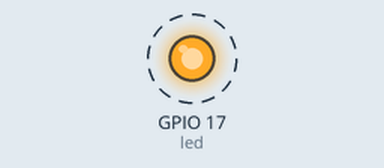
Recording of a program running on a simulated Raspberry Pi (BCM pin numbers). Parts: output pins drawn as LEDs (lit = HIGH). Dashed ring = blinking. What the program prints to the terminal is not drawn.

Above: at 0.5 s.
Timing chart, 0 to 4.6 s (numbered marks = the images above):
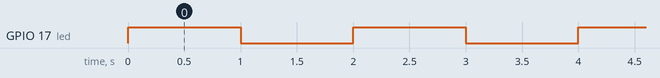

The program:

GPIO_Blink.py
```python
from gpiozero import LED  # type: ignore
from time import sleep

led = LED(17) # GPIO pin 17

while True:
    led.on()
    print("💡 LED ON!")
    sleep(1)
    led.off()
    print("🌑 LED OFF!")
    sleep(1)
```

Measured:
- by itself, GPIO 17 (led): alternates HIGH for 1.0 s and LOW for 1.0 s
